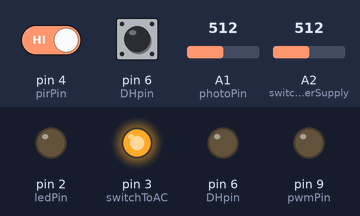
A sketch run on a simulated Arduino Uno, built with avr-gcc and run on an emulated ATmega328P. Shown: output pins drawn as LEDs (lit = HIGH). Inputs (shaded band) come from the test bench; at power-on: pin 4 (pirPin) HIGH, A1 (photoPin) = 512, pin 6 (DHpin) HIGH, A2 (switchPowerSupply) = 512. What the sketch prints to the serial monitor is not drawn.

Above: at 1.2 s.
1.3 s: pin 4 (pirPin) driven LOW
At 4.3 s:
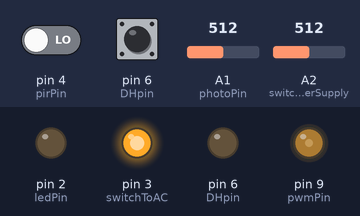
4.6 s: A1 (photoPin) set to 591
At 10.1 s:
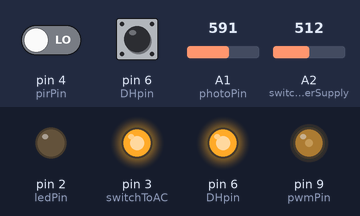
10.2 s: A1 (photoPin) set to 617
Timing chart, 0 to 13.2 s (numbered marks = the images above; inputs shaded):
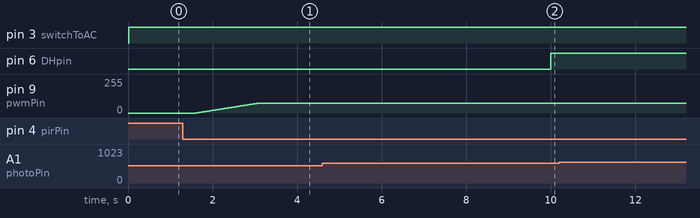

Measured:
- after the input at 10.2 s, every drawn part: stays the same

The sketch:

SlaveSensorLEDArduino.ino
```cpp
// NRF24L01 configuration
/*
 * Pins:
 * Hardware SPI:
 * MISO -> 12
 * MOSI -> 11
 * SCK -> 13
 *
 * Configurable:
 * CE -> 8
 * CSN -> 7
 */

#include <nRF24L01.h>
#include <RF24.h>
#include <RF24_config.h>
#include <SPI.h>
#include <Mirf.h>
#include <nRF24L01.h>
#include <MirfHardwareSpiDriver.h>
#include "TimerOne.h"

#define lowLevel 512
#define midLevel 600
#define highLevel 800

//
// Global variables declaration - START
//
int ledPin = 2; // Dust sensor
int analogOutPin = 0; // Dust sensor
int DHpin = 6; // Temperature and humidity sensor
int pirPin = 4; // PIR motion sensor
int pwmPin = 9; // Dimming LED lights
int photoPin = 1; // Analog input for photosensitive sensor
int analogBatteryPin = 2; // Analog input for battery status indication
int switchToAC = 3; // Digital output for switching power supply

int duty = 0;
int oldDuty = 0;

int preload; // TIMER2, 10s period of data acquisition
int interruptCounter; // TIMER2, 10s period of data acquisition
//
// Global variables declaration - END
//

//
// Setting up interrupt on Timer2 - START
//
void setupInterruptTimer2()
{
  // timer initialization
  noInterrupts();
  TCCR2A = 0;
  TCCR2B = 0;
  preload = 0;
  TCNT2 = preload; // Setting up preload value
  TCCR2B = (1<<CS22) | (1<<CS20)| (1<<CS21); //Setting up prescaler
  TIMSK2 |= (1 << TOIE2);
  interruptCounter = 0;
  interrupts();
}

// Interrupt routine
ISR(TIMER2_OVF_vect)
{
  TCNT2 = preload; // set preload value again
  interruptCounter++;
  // value 610 calculated for sampling period 10s
  switchPowerSupply();
  if(interruptCounter == 610)
  {
    noInterrupts(); // keeps acquisition and transmition uninterrupted
    Serial.println("Taf!");
    collectAndTransmitData();
    interruptCounter = 0;
    interrupts(); // turn interrupts back on
  }
}
//
// Setting up interrupt on Timer2
//

struct AirQualityData
{
  byte temperature;
  byte humidity;
  float dust;
};

void setupNRF24L01(){
  Serial.begin(9600);
  Mirf.spi = &MirfHardwareSpi;
  Mirf.init();
  pinMode(A0, INPUT);

  Mirf.setRADDR((byte *)"clie1"); // configure reciving address
  Mirf.payload = sizeof(AirQualityData); // payload on client and server must bi the same
  /*
   * To change channel:
   * Mirf.channel = 10;
   * NB: Make sure channel is legal in your area.
   */
  Mirf.config();

  Serial.println("Beginning ... ");
}

//
// Dust sensor - START
//
// PIN1 -> over the 150E resistor to Vcc
// PIN2 -> GND
// PIN3 -> LED pin
// PIN4 -> GND
// PIN5 -> AnalogOut
// PIN6 -> Vcc
//
void setupDust()
{
  pinMode(ledPin, OUTPUT);
}

float getDataFromDustSensor() {
  // ledPin in void setup() must be declared as output

  int sensorValue;
  float dustDensity;

  digitalWrite(ledPin, HIGH); // turn OFF led
  delayMicroseconds(1000); // led is OFF for 1ms - to make sure that output is 0
  digitalWrite(ledPin, LOW);
  delayMicroseconds(280); // turn ON led for 0.28ms
  sensorValue = analogRead(analogOutPin);
  delayMicroseconds(40);
  digitalWrite(ledPin, HIGH);
  delayMicroseconds(8680); // turn OFF led for another 8.68ms

  // code for voltage-to-concentration conversion (according to datasheet)
  // linear equation taken from http://www.howmuchsnow.com/arduino/airquality/
  // Chris Nafis (c) 2012
  dustDensity = 0.17 * (sensorValue * 5.0 / 1023.0) - 0.1;
  if(dustDensity < 0) dustDensity = 0;

  return dustDensity;
}
//
// Dust sensor - END
//

//
// Temperature and humidity sensor - START
//
void setupDHT () {
  pinMode (DHpin, OUTPUT);
}

byte readSingleDataFromDHT () {
  byte data;
  for(int i = 0; i < 8; i ++) {
    if(digitalRead(DHpin) == LOW) {
      while(digitalRead(DHpin) == LOW); // wait for 50us
      delayMicroseconds(30); // determine the duration of the high level to determine the data is '0 'or '1'
      if(digitalRead(DHpin) == HIGH)
        data |= (1 << (7-i)); // high front and low in the post
      while(digitalRead(DHpin) == HIGH); // data '1 ', wait for the next one receiver
     }
  }
return data;
}

void getDataFromDHTSensor(byte *temperature, byte *humidity) {
  // passing by reference
  byte dat [5];
  digitalWrite(DHpin, LOW); // bus down, send start signal
  delay(30); // delay greater than 18ms, so DHT11 start signal can be detected

  digitalWrite(DHpin, HIGH);
  delayMicroseconds(40); // Wait for DHT11 response

  pinMode(DHpin, INPUT);
  while(digitalRead(DHpin) == HIGH);
  delayMicroseconds(80); // DHT11 response, pulled the bus 80us
  if(digitalRead(DHpin) == LOW);
  delayMicroseconds(80); // DHT11 80us after the bus pulled to start sending data

  for(int i = 0; i < 4; i ++) // receive temperature and humidity data, the parity bit is not considered
    dat[i] = readSingleDataFromDHT();

  pinMode(DHpin, OUTPUT);
  digitalWrite(DHpin, HIGH); // send data once after releasing the bus, wait for the host to open the next Start signal

  *humidity = dat[0];
  *temperature = dat[2];
}
//
// Temperature and humidity sensor - END
//

//
// PIR motion sensor - START
//
void setupPIR() {
  pinMode(pirPin, INPUT);
}

boolean isMotionDetected()
{
  int pirValue, i;
  // to increase reliability of sensor increase number of iteration in for loop
  for (i = 0; i < 10; i++)
  {
    pirValue = digitalRead(pirPin);
    delay(200);
    if (pirValue == 0) return true;
  }
  return false;
}
//
// PIR motion sensor - END
//

//
// Photosensitive sensor - START
//
int getPhotoValue()
{
  return analogRead(photoPin);
}

//
// LED lights dimming - START
//
void setBrightness(int brightness) {
    duty = brightness;
	//duty = int(1023 * (float)((float)brightness/100.0));
        //Serial.println(duty);
}


void setupPWM(int period) {
	Timer1.initialize(period);
	Timer1.pwm(pwmPin, 0);
	Timer1.attachInterrupt(callback);
}

void callback() {
        if(duty == oldDuty) return;
	if(duty != oldDuty) {
		if(duty > oldDuty) {
			//oldDuty++;
                        if(oldDuty > 1000) Timer1.setPwmDuty(pwmPin, 1000);
                        else { oldDuty=oldDuty+1; Timer1.setPwmDuty(pwmPin, oldDuty); }
		}
		if(duty < oldDuty) {
			//oldDuty--;
                        if(oldDuty < 2) Timer1.setPwmDuty(pwmPin, 0);
                        else { oldDuty = oldDuty-1; Timer1.setPwmDuty(pwmPin, oldDuty); }
		}
	}
}
//
// LED lights dimming - END
//

//
// Data acquisition and transmition - START
//
void setupPowerSwitch()
{
  pinMode(switchToAC, OUTPUT);
  digitalWrite(switchToAC, LOW);
}

void switchPowerSupply()
{
  int batteryVoltage = analogRead(A2);
  // Reading battery voltage via voltage divider with 1:2 ratio
  if(batteryVoltage < 800) digitalWrite(switchToAC, HIGH);
  else if(batteryVoltage > 830) digitalWrite(switchToAC, LOW);
  // batteryVoltage = 800 <=> ~12V, if less switch to network
}

void collectAndTransmitData()
{
  // PICK DATA
  byte temperature, humidity;
  getDataFromDHTSensor (&temperature, &humidity);
  float dustData = getDataFromDustSensor();

  AirQualityData data;
  data.temperature = temperature;
  data.humidity = humidity;
  data.dust = dustData;

  // Send data via NRF
  Mirf.setTADDR((byte *)"serv1");
  Mirf.send((byte *)&data);

  while(Mirf.isSending()){
  }
  // comment the line below for final version (to improve performance
  Serial.println("Finished sending");
}

//
// Data acquisition and transmition - END
//

void setup() {
  setupInterruptTimer2();
  setupNRF24L01();
  setupDHT();
  setupDust();
  setupPIR();
  setupPowerSwitch();
  setupPWM(5000);
  setBrightness(0);
  Serial.begin(9600);
}


void loop () {
  // LED automation
  int setDelay;
  int photoValue = getPhotoValue();
  boolean motion;
  if(photoValue >= lowLevel)
  {
    // turn lights on
    motion = isMotionDetected();
    if(motion)
    {
      setDelay = 5000;
      if(photoValue < midLevel)
      {
        // set intensity to some experimentally rated value
        setBrightness(300);
      }
      else if(photoValue < highLevel)
      {
        // set intensity to some experimentally rated value
        setBrightness(700);
      }
      else
      {
        // set intensity to 100%
        setBrightness(1023);
      }
    }
    else
    {
      setDelay = 50;
      setBrightness(100);
    }
  }
  else
  {
    setDelay = 5000;
    setBrightness(0);
  }
  delay(setDelay);
}
```
